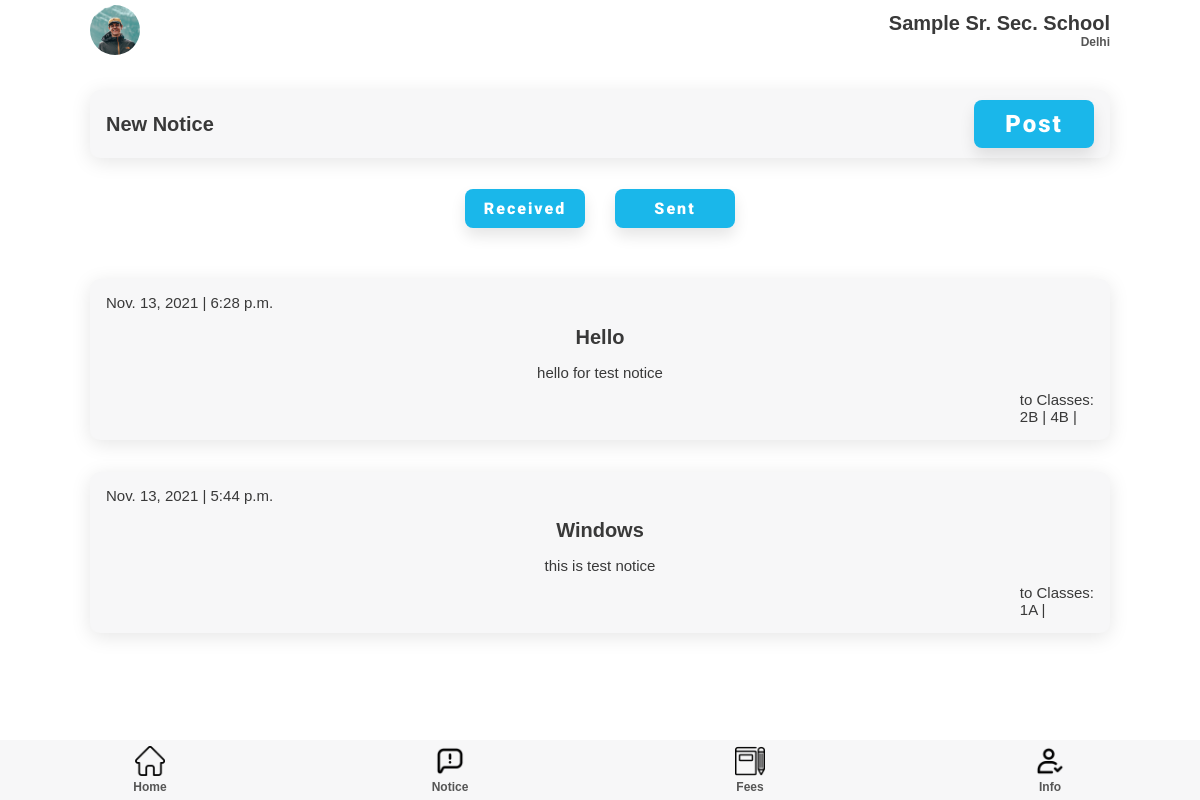
/notice/superadmin/sent (signed in), run on an earlier commit of the app's database.
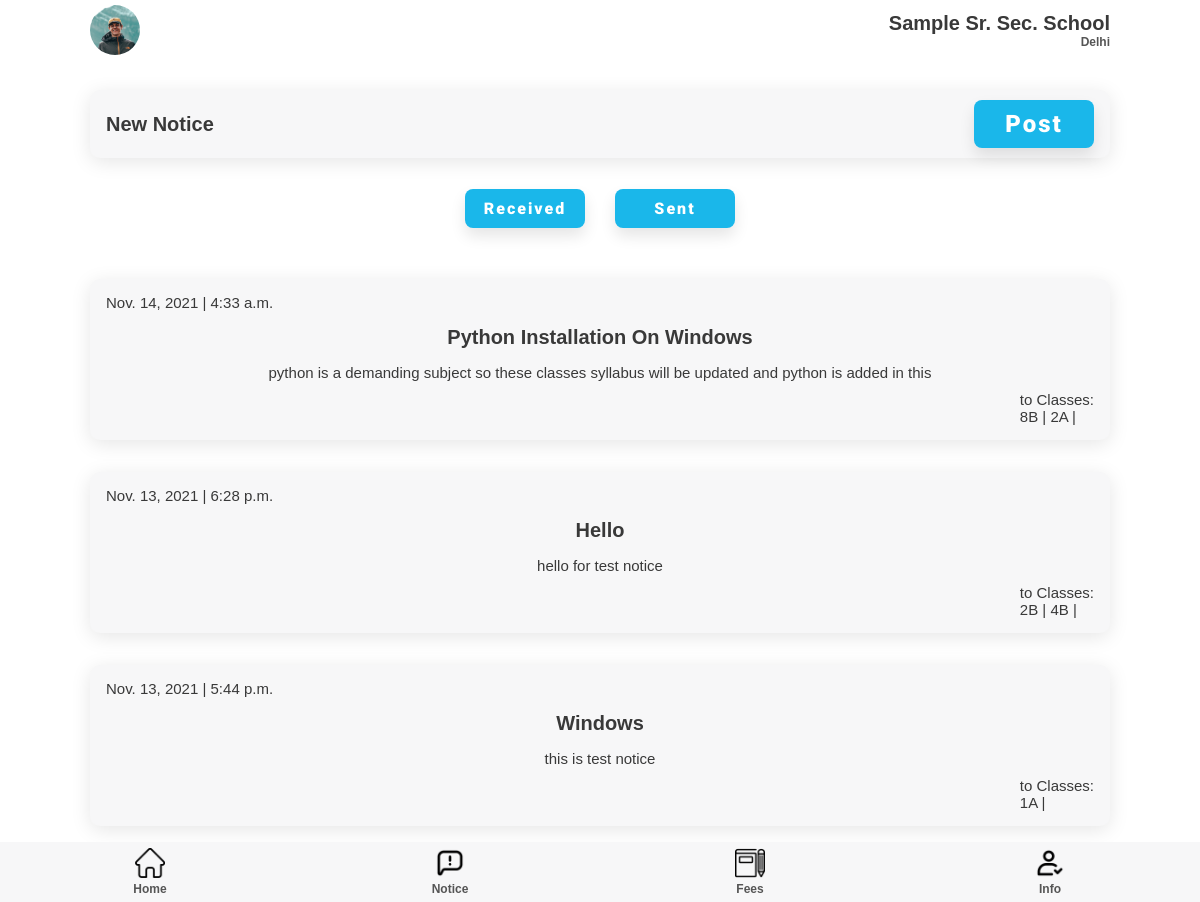
And on a later commit of the database.
### notice/models.py (models this page shows)
class notice(models.Model):
        topic = models.CharField(max_length=200)
        desc = models.CharField(max_length=2000)
        date = models.DateTimeField(auto_now=True)
        posted_by = models.ForeignKey(User, on_delete=models.CASCADE, null=True)

class receiver(models.Model):
        note = models.ForeignKey(notice, on_delete=models.CASCADE)
        receiver = models.ForeignKey(classSection, on_delete=models.CASCADE)

### teacher/models.py (models this page shows)
class classSection(models.Model):
    Class = models.IntegerField()
    section = models.CharField(max_length=50)
    teacher = models.OneToOneField(teacher, on_delete=models.PROTECT)

### notice/views.py (the view)
# urls.py: path('superadmin/<str:category>', views.superAdminNotice, name = 'superAdminNotice'),
def superAdminNotice(request, category):
    print(category)
    user = request.user
    if category == 'all':
        superadminObj = SuperAdmin.objects.get(user = user)
        schoolobj = superadminObj.school
        superadmin_qs = SuperAdmin.objects.filter(school = schoolobj).exclude(user = user)
        print(type(superadmin_qs))
        notice_qs = []
        for superadmin in superadmin_qs:
            notice_q = notice.objects.filter(posted_by = superadmin.user).values()
            print(notice_q)
            for item in notice_q:
                notice_qs.append(item)
        print(notice_qs)
        for notice_q in notice_qs:
            notice_q["receiver"] = receiver.objects.filter(note = notice_q["id"])
            notice_q["posted_by"] = User.objects.get(id = notice_q["posted_by_id"]).username
        print("last notice_qs: ", notice_qs)
        notice_qs.reverse()
        return render(request, 'superNotice.html', {'notices': notice_qs, 'superadmin': superadminObj})
    elif category == 'sent':
        superadminObj = SuperAdmin.objects.get(user = user)
        schoolobj = superadminObj.school
        superadmin_qs = SuperAdmin.objects.filter(school = schoolobj)
        notice_qs = notice.objects.filter(posted_by = user).order_by("date").values()
        for notice_q in notice_qs:
            notice_q["receiver"] = receiver.objects.filter(note = notice_q["id"])
        notice_qs_1 = [item for item in notice_qs]
        notice_qs_1.reverse()
        print("last ", notice_qs_1)
        return render(request, 'superNotice.html', {'notices': notice_qs_1, 'superadmin': superadminObj})

### templates/superadmin/superNotice.html (shortened to what this page needs)
{% extends 'adminhome.html' %} {% load static %} {% block extra-head %}
<link rel="stylesheet" href="{% static '/css/attendance.css' %}" />
<link rel="stylesheet" href="{% static '/css/notice.css' %}" />
{% endblock extra-head %}
{% block content %}
<section id="main">
  <section id="start-att">
    <div class="component-back">
      <div>
        <h2>New Notice</h2>
      </div>
      <a href="{% url 'notice:createNotice' %}">
        <button class="btn btn-lg">Post</button>
      </a>
    </div>
  </section>
  <section class="notice-toggle">
    <div class="notice-buttons">
      <a href="{% url 'notice:superAdminNotice' "all" %}"><button class="btn btn-md">Received</button></a>
      <a href="{% url 'notice:superAdminNotice' "sent" %}"><button class="btn btn-md">Sent</button></a>
    </div>
  </section>
  <section id="home-menu">
    <div class="home-menu">
      {% for notice in notices %}
      <div class="menu-list notice-list">
        <p>{{ notice.date.date }} | {{ notice.date.time }} <br />
        </p>
        <h2>{{ notice.topic }}</h2>
        <p>{{ notice.desc }}</p>
        <p>to Classes: <br /> {% for class in notice.receiver %}{{class.receiver.Class}}{{class.receiver.section}} | {% endfor %}</p>
      </div>
      {% endfor %}
    </div>
  </section>
</section>
{% endblock content %}

### templates/superadmin/adminhome.html (shortened to what this page needs)
{% load static %}
<!DOCTYPE html>
<html lang="en">
{% block head %}
  <head>
    <link
      rel="stylesheet"
      href="https://cdnjs.cloudflare.com/ajax/libs/font-awesome/6.0.0-beta2/css/all.min.css"
    />
    <link rel="stylesheet" href="{% static 'css/style.css' %}" />
    {% block extra-head %}{% endblock extra-head %}
  </head>
{% endblock head %}
  <body>
    <section id="main">
    {% block nav %}
      <section id="nav">
        <nav class="top-navbar">
          <div class="profile-picture">
            <img src="{% static 'img/profile.jpg' %}" />
          </div>
          <div class="school-name">
            <h2>Sample Sr. Sec. School</h2>
            <h5 class="faded">Delhi</h5>
          </div>
        </nav>
      </section>
      {% endblock nav %}
      {% block content %}{% endblock content %}
      {% block bottom-nav %}
      <section id="bottom-nav">
        <nav class="bottom-navbar">
          <div class="nav-links">
            <div class="nav-button">
              <a href="{% url 'superadmin:adminhome' %}">
                <img src="{% static '/img/home.png' %}" />
                <h5 class="faded">Home</h5>
              </a>
            </div>
            <div class="nav-button">
              <a href="{% url 'notice:superAdminNotice' 'all' %}">
                <img src="{% static '/img/notice.png' %}" />
                <h5 class="faded">Notice</h5>
              </a>
            </div>
            <div class="nav-button">
              <a href="/admin/fees.html">
                <img src="{% static '/img/homework.png' %}" />
                <h5 class="faded">Fees</h5>
              </a>
            </div>
            <div class="nav-button">
              <a href="/admin/schoolInfo.html">
                <img src="{% static '/img/check.png' %}" />
                <h5 class="faded">Info</h5>
              </a>
            </div>
          </div>
        </nav>
      </section>
      {% endblock bottom-nav %}
    </section>
  </body>
</html>

### static/css/style.css (style rules this page uses)
:root { --dark-green: #1ab7ea; --light-green: #9cdabd; --dark-red: #fb3f4a; --light-red: #fb878e; --light-red: #2196f3; --light-grey: #f7f7f8; --dark-grey: #e7e7e8; --dark: #393939; --faded: #555555; --center-width: 85%; }
* { box-sizing: border-box; margin: 0; padding: 0; }
body { font-family: "Arial", sans-serif; -webkit-font-smoothing: antialiased; }
a { text-decoration: none; }
* { margin: 0; padding: 0; }
#main { margin: auto; margin-bottom: 60px; width: 100%; background-color: #fff; }
#nav { margin-bottom: 30px; }
.top-navbar { margin: auto; display: flex; justify-content: space-between; align-items: center; align-content: center; height: 60px; width: var(--center-width); }
.profile-picture { height: 50px; width: 50px; }
.profile-picture img { height: 100%; width: 100%; border-radius: 50px; object-fit: cover; }
.school-name { display: flex; flex-direction: column; align-items: flex-end; }
.home-menu, .goto { margin: 35px auto 0; width: var(--center-width); display: flex; flex-direction: column; justify-content: space-between; }
.menu-list, .component-back { background-color: var(--light-grey); border-radius: 10px; display: flex; justify-content: space-between; align-items: center; margin: 1em 0; padding: 10px 16px; transition: all 0.5s ease 0s; box-shadow: 0px 4px 20px rgba(0, 0, 0, 0.1); }
.bottom-navbar { margin: auto; position: fixed; bottom: 0; background-color: var(--light-grey); height: 60px; width: 100%; }
.nav-links { margin: auto; width: var(--center-width); display: flex; justify-content: space-between; width: 100%; }
.nav-button { height: 60px; width: 25%; display: flex; flex-direction: column; justify-content: space-around; align-items: center; transition: all 0.3s ease-in-out 0.1s; }
.nav-button > a { width: 100%; text-align: center; }
.nav-button img { height: 30px; }
.btn { display: inline-block; background: var(--dark-green); color: #fff; padding: 10px 15px; min-width: 120px; font-size: 1rem; text-align: center; border: none; cursor: pointer; outline: none; box-shadow: 0px 8px 15px rgba(0, 0, 0, 0.1); transition: all 0.3s ease 0s; border-radius: 8px; letter-spacing: 2px; font-family: "Roboto", sans-serif; font-weight: 900; }
.btn-lg { font-size: 1.5rem; }
.btn-md { font-size: 1rem; }
p { color: var(--dark); font-size: 15px; font-weight: 300; }
h2 { color: var(--dark); text-transform: capitalize; font-size: 20px; font-weight: 600; }
h5 { color: var(--dark); font-size: 12px; font-weight: 600; }
.faded { color: var(--faded); }

### static/css/attendance.css (style rules this page uses)
#start-att { width: 85%; margin: auto; }

### static/css/notice.css (style rules this page uses)
.notice-list { flex-direction: column; }
.notice-list > p:nth-child(1) { align-self: baseline; }
.notice-list > p:nth-child(4) { align-self: end; }
.notice-list > * { margin: 5px 0px; }
.notice-list h2 { margin: 10px 0; }
.notice-toggle { margin: auto; }
.notice-buttons { display: flex; justify-content: center; }
.notice-toggle .notice-buttons .btn { margin: 15px 15px 0 15px; }

What changed in the data, as far as the page shows it:
added notice: date "Nov. 14, 2021", date.time "4:33 a.m.", topic "Python Installation On Windows", desc "python is a demanding subject so these classes syllabus will be updated and python is added in this"
added receiver: receiver.Class "8", receiver.section "B", shown under "Nov. 14, 2021"
added receiver: receiver.Class "2", receiver.section "A", shown under "Nov. 14, 2021"
